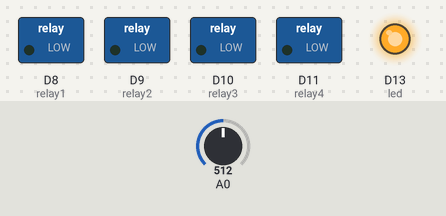
Bench run of a sketch on a simulated Arduino Zero (SAMD21). Shown: switched loads named in the sketch (green lamp = pin HIGH), output pins drawn as LEDs (lit = HIGH). The inputs (shaded band) are chosen by the test bench; at power-on: A0 = 512 (analog values on the 0–1023 scale). What the sketch prints to the serial monitor is not drawn.

Above: at 0.1 s.
At 1.1 s:
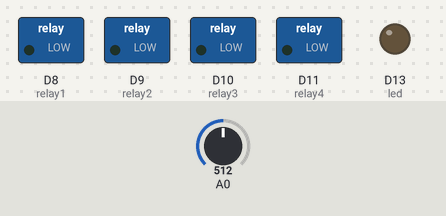
At 2.8 s:
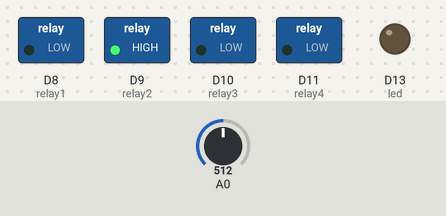
At 23.6 s:
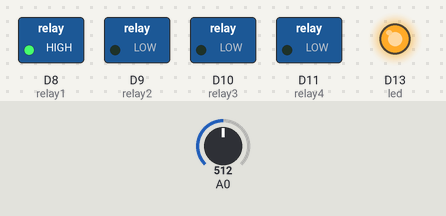
At 25.6 s:
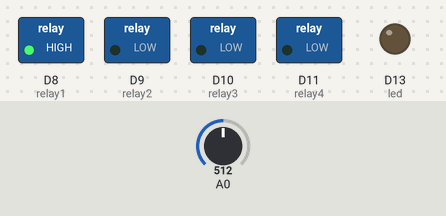
At 27.5 s:
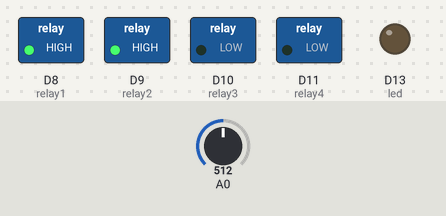
Timing chart, 0 to 29.0 s (numbered marks = the images above):
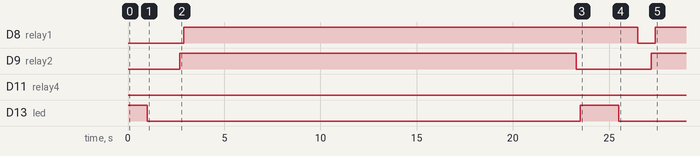

Measured:
- by itself, D8 (relay1): LOW → HIGH at 2.9 s, → LOW 23.6 s later, → HIGH 0.90 s later
- by itself, D9 (relay2): LOW → HIGH at 2.7 s, → LOW 20.6 s later, → HIGH 3.9 s later
- by itself, D13 (led): HIGH → LOW at 1.0 s, → HIGH 22.5 s later, → LOW 2.0 s later

The sketch:

prueba-v4.ino
```cpp
#include <SPI.h>
#include <SD.h>
#include <Time.h>

#define led     13
#define relay1  8
#define relay2  9
#define relay3  10
#define relay4  11
#define LISTA   63
#define TIEMPO_MED1   20000
#define TIEMPO_MED2   20000
#define DEBUG   0


#define ledON digitalWrite(led,HIGH)
#define ledOFF digitalWrite(led,LOW)

const int chipSelect = 4;

//////////////////////////////////////////////////////////////////////////////////////////////////////
//////////////////////////////////////////////////////////////////////////////////////////////////////
void setup()
{


  pinMode(led, OUTPUT);
  pinMode(relay1, OUTPUT);
  pinMode(relay2, OUTPUT);
  pinMode(relay3, OUTPUT);
  pinMode(relay4, OUTPUT);

  ledON;
  delay(1000);
  ledOFF;

if(DEBUG)
{
//  see if the card is present and can be initialized:
 if (!SD.begin(chipSelect))
      {
        blink();// Serial.println("Card failed, or not present");
        return;
      }
}
else
{
  Serial.begin(9600);
  while (!Serial) ;
  Serial.print("Initializing DEBUG...");
}
  analogReadResolution(12);
}
//////////////////////////////////////////////////////////////////////////////////////////////////////
//////////////////////////////////////////////////////////////////////////////////////////////////////
unsigned int sensor, i=0;
unsigned int presion[LISTA+1];
unsigned long t0;

void loop()
{
  unsigned long t;
  carga();

  graba("ID\tTu\tTm\tADC\tAvg3\tAvg5\tdP");
  t0=millis();
  do{
      graba(mide());
      t=millis();
     } while ( (t-t0) <= TIEMPO_MED1);
  descarga();

  ledON;
  digitalWrite(relay4, LOW); //empieza a perder
  delay(2000);
  ledOFF;

  carga();
  i=0;
  t0=millis();
  do{
      graba(mide());
      t=millis();
    } while ( (t-t0) <= TIEMPO_MED2);

  descarga();
  digitalWrite(relay4, HIGH); //empieza a perder

  while(1)
  {
    blink();
  };
}
//////////////////////////////////////////////////////////////////////////////////////////////////////
//////////////////////////////////////////////////////////////////////////////////////////////////////
//////////////////////////////////////////////////////////////////////////////////////////////////////
//////////////////////////////////////////////////////////////////////////////////////////////////////
void carga()
{                             // 2Seg de duracion de carga
  delay(1000);
  digitalWrite(relay1, LOW);  //Principal de 3 vias
  delay(200);
  digitalWrite(relay2, LOW);  //Carga el DUT
  delay(500);
  digitalWrite(relay2, HIGH);  //Deja presurizado el DUT
  delay(200);
  digitalWrite(relay1, HIGH);  //Ventea la caÃƒÂ±eria
  delay(200);
}
//////////////////////////////////////////////////////////////////////////////////////////////////////
void descarga()
{
  delay(200);
  digitalWrite(relay2, LOW); //Ventea todo el DUT
  delay(200);
}
//////////////////////////////////////////////////////////////////////////////////////////////////////
void blink()
{
  while(1)
  {
    delay(300);
    ledON;
    delay(300);
    ledOFF;
  }
}
//////////////////////////////////////////////////////////////////////////////////////////////////////
String mide()
{   long  mov_avg;
    long dpdt;
    unsigned long tm;
  String  dataString = "";

  // read three sensors and append to the string:
  dataString += String(i);      //ID
  dataString += "\t";
  tm=micros();
  dataString += String(tm);    //Time
  dataString += "\t";
  tm=millis();
  dataString += String(tm-t0); //Time
  dataString += "\t";
  unsigned int sensor = analogRead(0);
  dataString += String(sensor);


  if(i <= LISTA)              //La ultima medicion es presion[LISTA]
    {presion[i]=sensor;}
  else
  {
    for(int j=0;j < LISTA;j++)
      {
        presion[j]=presion[j+1];
      }
    presion[LISTA]=sensor;
  }


  if(i>LISTA)              // Moving average de 8 elementos y descentrado
    {
      /*mov_avg= (presion[0]/9) + (presion[LISTA*1/7]/9) + (presion[LISTA*2/7]/9) +
                  (presion[LISTA*1/5]/9) + (presion[LISTA*3/7]/9) +
                  (presion[LISTA*4/7]/9) + (presion[LISTA*5/7]/9) +
                  (presion[LISTA*6/7]/9) + (presion[LISTA]    /9);*/
/*      dataString += "\t";
      dataString += String((presion[0]));
      dataString += "\t";
      dataString += String((presion[LISTA/2]));
      dataString += "\t";
      dataString += String((presion[LISTA]));
*/
      mov_avg = (presion[0]/3) + (presion[LISTA/2]/3) + (presion[LISTA]/3);
      dataString += "\t";
      dataString += String(mov_avg);
      mov_avg = (presion[0]/5) + (presion[LISTA/4]/5) + (presion[LISTA/2]/5) + (presion[(LISTA*3)/4]/5) + (presion[LISTA]/5);
      dataString += "\t";
      dataString += String(mov_avg);

    }
  else
  {
    dataString += "\t";
    dataString += '0';
    dataString += "\t";
    dataString += '0';

  }

  if(i>LISTA)           // Derivada numerica
  {
    long dp_y = presion[LISTA]-presion[0];
    long dp_x = LISTA;//presion[LISTA]-presion[0];
    dpdt = dp_y / dp_x;
    dataString += "\t";
    dataString += String(dp_y);

  }
  else
  {
    dataString += "\t";
    dataString += '0';
  }

  i++;
  return dataString;
}
//////////////////////////////////////////////////////////////////////////////////////////////////////
void graba(String dataString)
{
  if(DEBUG)
  {
    File  dataFile = SD.open("datalog.txt", FILE_WRITE);

    if (dataFile)
    {
      dataFile.println(dataString);
      dataFile.close();
    }
    else
    {
      blink();
    }
  }
  else
  {
    //Serial.println("error opening datalog.txt");
    Serial.println(dataString);
  }

}
//////////////////////////////////////////////////////////////////////////////////////////////////////
```
